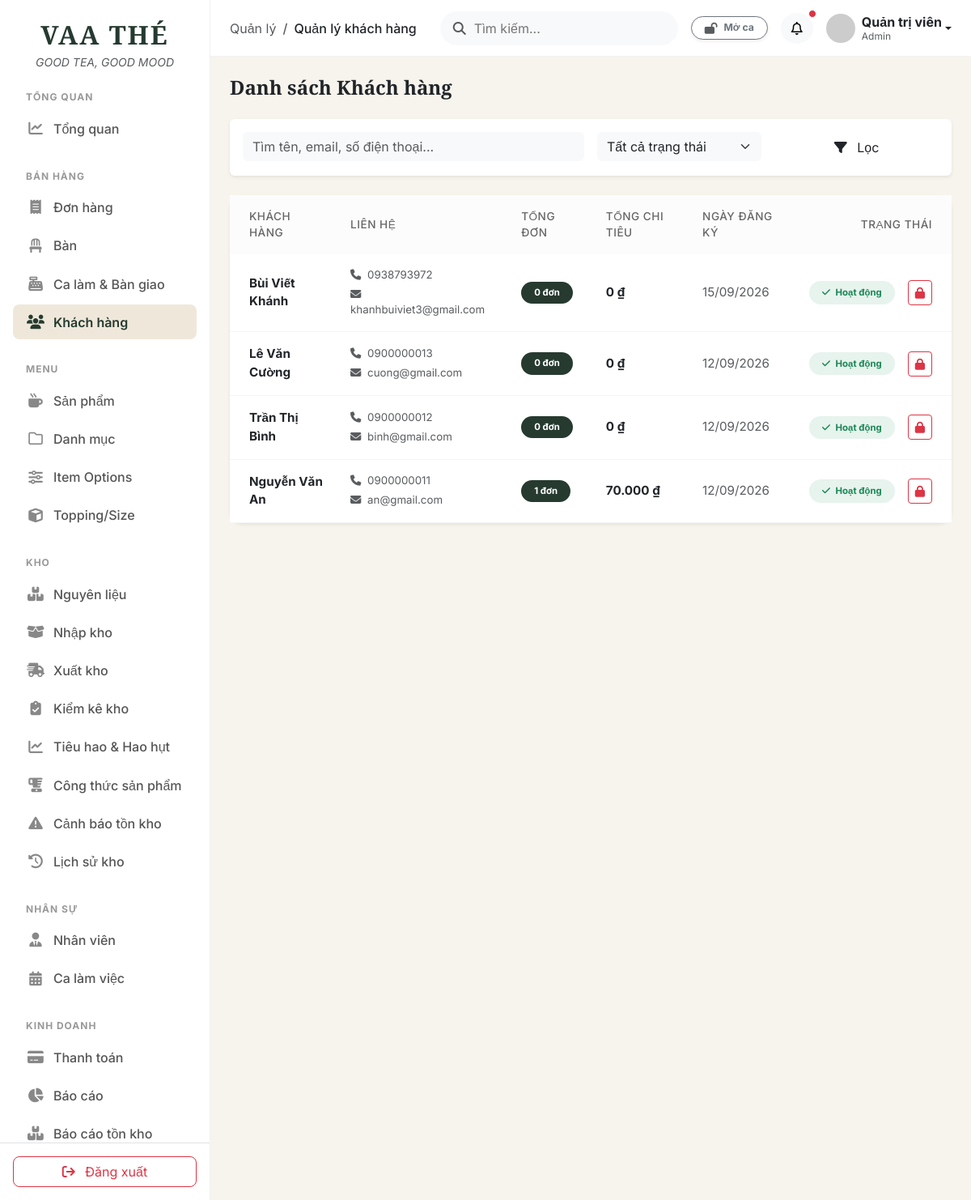
/public/admin.php?route=customers (signed in), run on an earlier commit of the app's database.
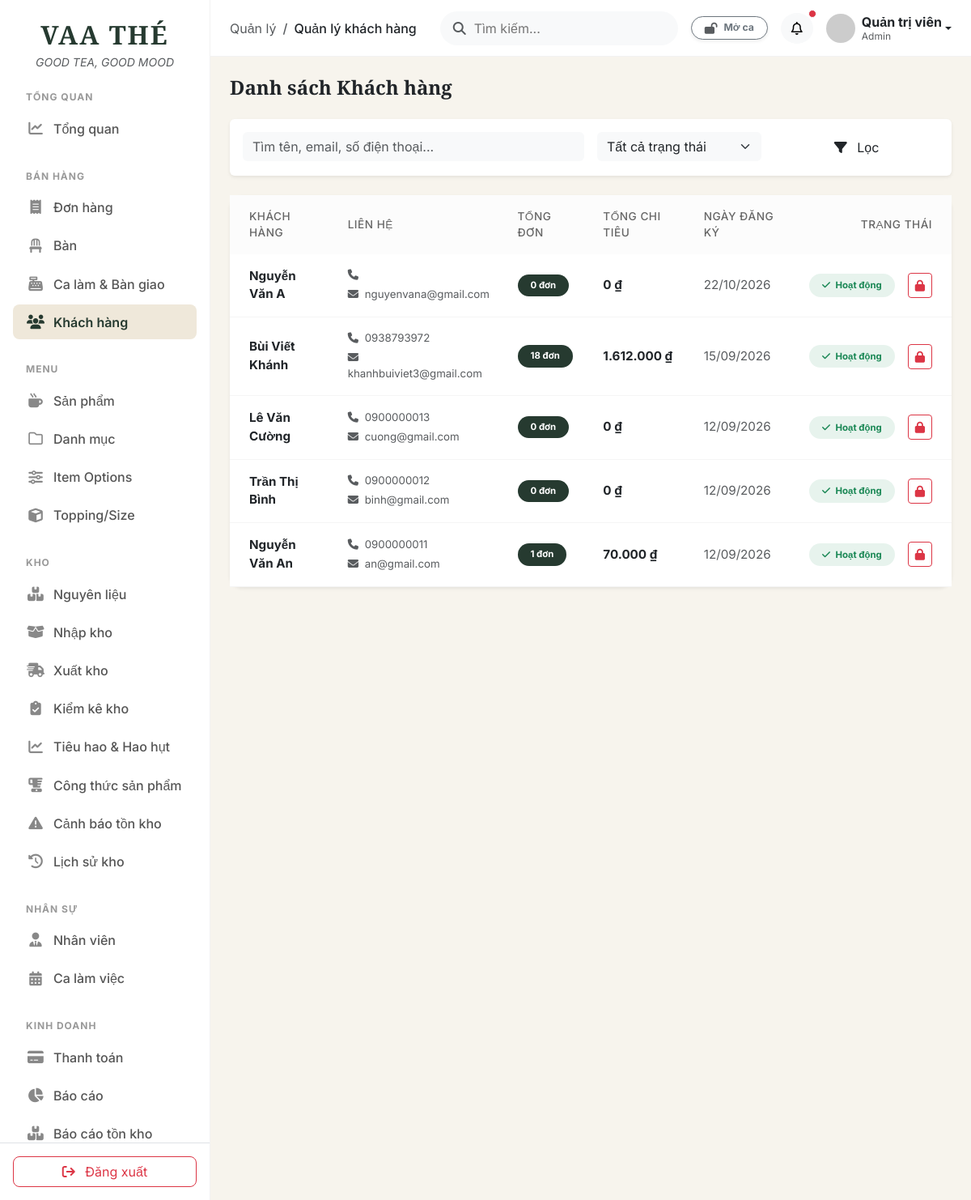
And on a later commit of the database.
### tables this page shows
CREATE TABLE `customers` (
  `id` int(10) unsigned NOT NULL AUTO_INCREMENT,
  `full_name` varchar(100) NOT NULL,
  `email` varchar(100) DEFAULT NULL,
  `password` varchar(255) NOT NULL,
  `phone` varchar(20) DEFAULT NULL,
  `address` varchar(255) DEFAULT NULL,
  `status` tinyint(1) NOT NULL DEFAULT 1,
  `created_at` timestamp NOT NULL DEFAULT current_timestamp(),
  `updated_at` timestamp NOT NULL DEFAULT current_timestamp() ON UPDATE current_timestamp(),
  PRIMARY KEY (`id`),
  UNIQUE KEY `email` (`email`)
);

### app/controllers/Admin/CustomerController.php (called while the page is built, shortened)
<?php
require_once __DIR__ . '/../../models/Customer.php';
class CustomerController {
    public function index() {
        $customerModel = new Customer();
        $page = isset($_GET['page']) ? (int)$_GET['page'] : 1;
        $limit = 10;
        $filters = [];
        $paginatedData = $customerModel->getPaginated($page, $limit, $filters);
        $customers = $paginatedData['data'];
        require_once __DIR__ . '/../../views/admin/customers/index.php';
        require_once __DIR__ . '/../../views/layouts/admin.php';
    }
}

### app/models/Customer.php (called while the page is built, shortened)
<?php
require_once __DIR__ . '/../config/database.php';
class Customer {
    private $conn;
    public function __construct() {
        global $conn;
        $this->conn = $conn;
    }
            public function getPaginated($page = 1, $limit = 10, $filters = []) {
        $offset = ($page - 1) * $limit;
        $conditions = [];
        $params = [];
        $types = "";
        $whereClause = !empty($conditions) ? "WHERE " . implode(" AND ", $conditions) : "";
        $countSql = "SELECT COUNT(*) as total FROM customers c $whereClause";
        if (!empty($params)) {
            $cStmt = $this->conn->prepare($countSql);
            $cStmt->bind_param($types, ...$params);
            $cStmt->execute();
            $total = $cStmt->get_result()->fetch_assoc()['total'] ?? 0;
        } else {
            $total = $this->conn->query($countSql)->fetch_assoc()['total'] ?? 0;
        }
        $sql = "SELECT c.*,
                       COUNT(o.id) as total_orders,
                       SUM(CASE WHEN o.status = 'completed' THEN o.final_amount ELSE 0 END) as total_spent
                FROM customers c
                LEFT JOIN orders o ON c.id = o.customer_id
                $whereClause
                GROUP BY c.id
                ORDER BY c.created_at DESC
                LIMIT ? OFFSET ?";
        $stmt = $this->conn->prepare($sql);
        $allParams = array_merge($params, [$limit, $offset]);
        $allTypes = $types . "ii";
        $stmt->bind_param($allTypes, ...$allParams);
        $stmt->execute();
        $customers = $stmt->get_result()->fetch_all(MYSQLI_ASSOC);
        return [
            'data' => $customers,
            'total' => $total,
            'total_pages' => ceil($total / $limit),
            'current_page' => $page
        ];
    }
}

### app/views/admin/customers/index.php (the view, shortened to what the changed rows need)
<div class="card border-0 shadow-sm rounded-4">
    <div class="card-body p-0">
        <div class="table-responsive">
            <table class="table table-hover mb-0 align-middle">
                <thead class="bg-light text-muted">
                    <tr>
                        <th class="ps-4 py-3 fw-medium border-0 rounded-top-left">Khách hàng</th>
                        <th class="py-3 fw-medium border-0">Liên hệ</th>
                        <th class="py-3 fw-medium border-0">Tổng đơn</th>
                        <th class="py-3 fw-medium border-0">Tổng chi tiêu</th>
                        <th class="py-3 fw-medium border-0">Ngày đăng ký</th>
                        <th class="pe-4 py-3 fw-medium border-0 text-end rounded-top-right">Trạng thái</th>
                    </tr>
                </thead>
                <tbody class="border-top-0">
                    <?php if(empty($customers)): ?>
                        <tr>
                            <td colspan="6" class="text-center py-4 text-muted">Chưa có khách hàng nào.</td>
                        </tr>
                    <?php else: ?>
                        <?php foreach($customers as $customer): ?>
                        <tr>
                            <td class="ps-4">
                                <div class="fw-bold text-dark"><?= $customer['full_name'] ?></div>
                            </td>
                            <td>
                                <div class="small text-muted mb-1"><i class="fa-solid fa-phone me-1"></i> <?= $customer['phone'] ?></div>
                                <div class="small text-muted"><i class="fa-solid fa-envelope me-1"></i> <?= $customer['email'] ?></div>
                            </td>
                            <td>
                                <span class="badge bg-forest bg-opacity-10 text-white rounded-pill px-3 py-2"><?= $customer['total_orders'] ?> đơn</span>
                            </td>
                            <td class="fw-bold text-dark"><?= number_format($customer['total_spent'], 0, ',', '.') ?> ₫</td>
                            <td class="text-muted small"><?= date('d/m/Y', strtotime($customer['created_at'])) ?></td>
                            <td class="text-end pe-4">
                                <div class="d-flex justify-content-end align-items-center gap-2">
                                    <?php if($customer['status'] == 1): ?>
                                        <span class="badge bg-success bg-opacity-10 text-success px-3 py-2 rounded-pill mb-0 me-2"><i class="fa-solid fa-check me-1"></i> Hoạt động</span>
                                        <form action="admin.php?route=customers&action=toggle_status" method="POST" class="m-0" onsubmit="return confirm('Bạn muốn khóa tài khoản này?');">
                                            <button type="submit" class="btn btn-sm btn-outline-danger" title="Khóa tài khoản"><i class="fa-solid fa-lock"></i></button>
                                        </form>
                                    <?php endif; ?>
                                </div>
                            </td>
                        </tr>
                        <?php endforeach; ?>
                    <?php endif; ?>
                </tbody>
            </table>
        </div>
    </div>
</div>

What changed in the data, as far as the page shows it:
added customers: full_name "Nguyễn Văn A", email "nguyenvana@gmail.com", total_orders "0", total_spent "0", created_at "22/10/2026"
changed customers "Bùi Viết Khánh": total_orders "0" → "18"; total_spent "0" → "1.612.000"
